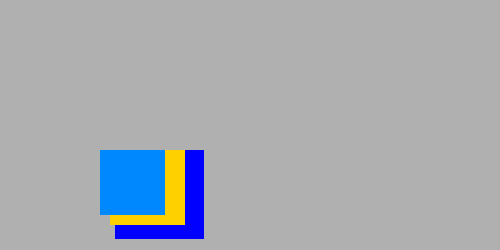
Frame 1 (no input)
Frame 60 (no input): identical to frame 1, image omitted
Frame 120 (the mouse pressed at the canvas centre since frame 60): identical to frame 1, image omitted

The p5.js sketch that drew this single still picture (run headless with seeded random() and noise() and a simulated clock; from frame 60 on, the mouse is pressed at the canvas centre):

// p5.js sketch
// ── sketch.js
class Figura {

 constructor(x, y, tam, col) {

  this.x = x;

  this.y = y;

  this.tam = tam;

  this.col = col;

 }



 display() {

  fill(this.col);

  rect(this.x, this.y, this.tam);

 }

}



let figuras = [];



function setup() {

 createCanvas(500, 250);

 noStroke();



 figuras = [

  new Figura(115, 150, 89, '#0000fe'),

  new Figura(110, 150, 75, '#ffd000'),

  new Figura(100, 150, 65, '#0088ff')

 ];

}



function draw() {

 background(176);



 for (const figura of figuras) {

  figura.display();

 }

}
